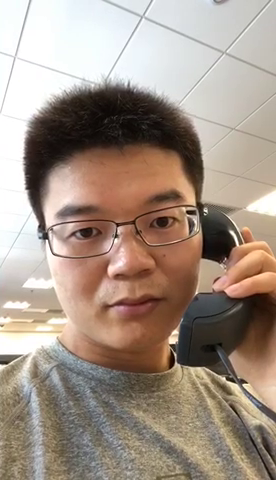
//> input picture frame 15 of TestKCF/TestKCF/Test.MP4, 276 x 480 px, given in place of the camera
$ ./TestKCF   (built with g++ and OpenCV 4)
//> lines starting //> are read from the running program, lines starting //| are printed output that depends on the picture
#include "stdafx.h"
#include <opencv2/core/utility.hpp>
#include <opencv2/tracking.hpp>
#include <opencv2/videoio.hpp>
#include <opencv2/highgui.hpp>
#include <iostream>
#include <cstring>
#include "samples_utility.hpp"

using namespace std;
using namespace cv;

int main(int argc, char** argv) {

	// show help
	if (argc<2) {
		cout <<
			" Usage: example_tracking_kcf <video_name>\n"
			" examples:\n"
			" example_tracking_kcf Bolt/img/%04.jpg\n"
			" example_tracking_kcf faceocc2.webm\n"
			<< endl;
		//return 0;
	}

	// create the tracker
	Ptr<Tracker> tracker = TrackerKCF::create();

	// set input video
	std::string video = "Test.MP4";
	//VideoCapture cap(video);
	VideoCapture cap(0);
	cap.open(0);

	if (!cap.isOpened()) {
		return -1;
	}
	Mat frame;

	// get bounding box
	cap >> frame;
//> frame is the input picture: 480 rows x 276 cols, CV_8UC3; mean B, G, R 134.4, 147.2, 163.5
	Rect2d roi = selectROI("tracker", frame, true, false);
//> the box from (69, 120) to (207, 360) is selected with the mouse
//> roi = Rect(69, 120, 138, 240)

	//quit if ROI was not selected
	if (roi.width == 0 || roi.height == 0)
		//roi.
		return 0;

	// initialize the tracker
	tracker->init(frame, roi);

	// do the tracking
	printf("Start the tracking process, press ESC to quit.\n");
	for (;; ) {
		// get frame from the video
		cap >> frame;

		// stop the program if no more images
		if (frame.rows == 0 || frame.cols == 0)
			break;

		// update the tracking result
		bool isfound = tracker->update(frame, roi);
//> isfound = true
		if (!isfound)
		{
			cout << "The target has been lost...\n";
			waitKey(0);
			return 0;
		}

		// draw the tracked object
		rectangle(frame, roi, Scalar(255, 0, 0), 2, 1);
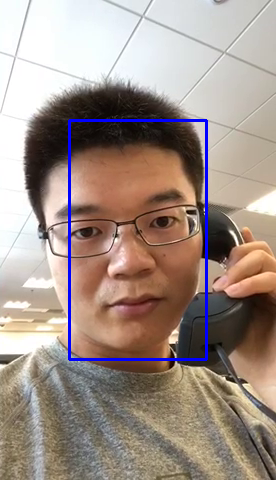
//> frame: 480 rows x 276 cols, CV_8UC3; mean B, G, R 136.7, 145.1, 161

		// show image with the tracked object
		imshow("tracker", frame);

		//quit on ESC button
		if (waitKey(1) == 27)break;
//> the Esc key is pressed
	}

}

$ run again, starting later in the video
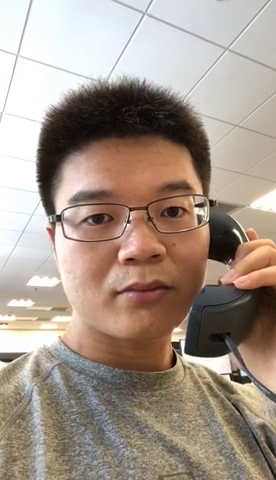
//> input picture frame 71 of TestKCF/TestKCF/Test.MP4, 276 x 480 px, given in place of the camera
//> frame is the input picture: 480 rows x 276 cols, CV_8UC3; mean B, G, R 138.2, 150.1, 165.2
//> roi = Rect(69, 120, 138, 240)
//> isfound = true
//> `rectangle(frame, roi, Scalar(255, 0, 0), 2, 1);`:
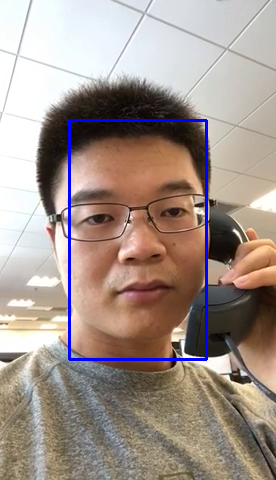
//> frame: 480 rows x 276 cols, CV_8UC3; mean B, G, R 140.6, 148.1, 162.8

$ run again, starting later in the video
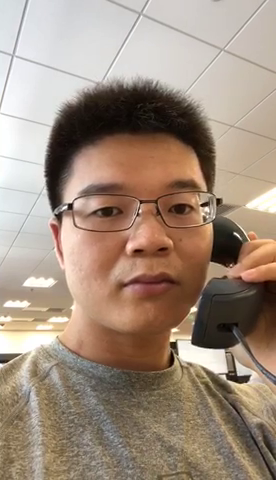
//> input picture frame 127 of TestKCF/TestKCF/Test.MP4, 276 x 480 px, given in place of the camera
//> frame is the input picture: 480 rows x 276 cols, CV_8UC3; mean B, G, R 126.1, 141.9, 161
//> roi = Rect(69, 120, 138, 240)
//> isfound = true
//> `rectangle(frame, roi, Scalar(255, 0, 0), 2, 1);`:
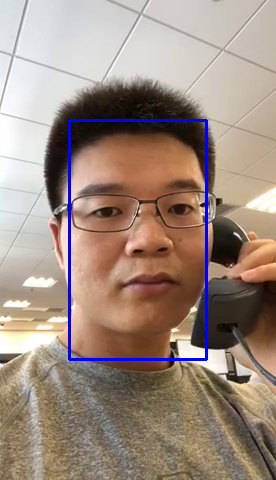
//> frame: 480 rows x 276 cols, CV_8UC3; mean B, G, R 128.6, 139.9, 158.6
